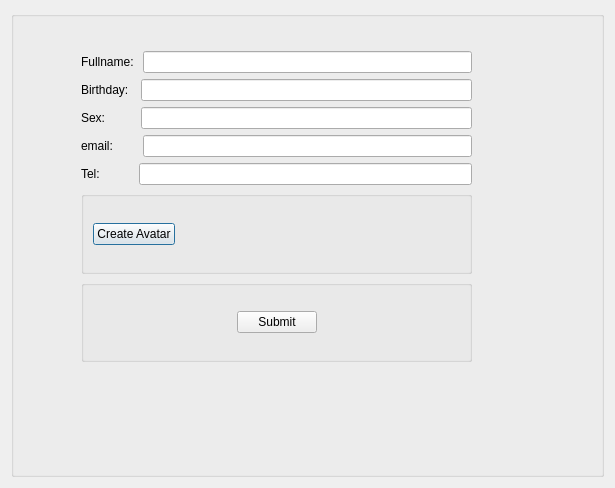
<?xml version="1.0" encoding="UTF-8"?>
<ui version="4.0">
 <class>Info</class>
 <widget class="QDialog" name="Info">
  <property name="geometry">
   <rect>
    <x>0</x>
    <y>0</y>
    <width>615</width>
    <height>488</height>
   </rect>
  </property>
  <property name="windowTitle">
   <string>Dialog</string>
  </property>
  <layout class="QGridLayout" name="gridLayout">
   <item row="0" column="0">
    <widget class="QGroupBox" name="groupBox">
     <property name="title">
      <string/>
     </property>
     <widget class="QWidget" name="layoutWidget">
      <property name="geometry">
       <rect>
        <x>70</x>
        <y>40</y>
        <width>391</width>
        <height>311</height>
       </rect>
      </property>
      <layout class="QVBoxLayout" name="verticalLayout_2">
       <item>
        <layout class="QVBoxLayout" name="verticalLayout">
         <item>
          <layout class="QHBoxLayout" name="horizontalLayout">
           <item>
            <widget class="QLabel" name="label">
             <property name="text">
              <string>Fullname: </string>
             </property>
            </widget>
           </item>
           <item>
            <widget class="QLineEdit" name="leFullname"/>
           </item>
          </layout>
         </item>
         <item>
          <layout class="QHBoxLayout" name="horizontalLayout_2">
           <item>
            <widget class="QLabel" name="label_2">
             <property name="text">
              <string>Birthday:  </string>
             </property>
            </widget>
           </item>
           <item>
            <widget class="QLineEdit" name="leBirthday"/>
           </item>
          </layout>
         </item>
         <item>
          <layout class="QHBoxLayout" name="horizontalLayout_3">
           <item>
            <widget class="QLabel" name="label_5">
             <property name="text">
              <string>Sex:         </string>
             </property>
            </widget>
           </item>
           <item>
            <widget class="QLineEdit" name="leSex"/>
           </item>
          </layout>
         </item>
         <item>
          <layout class="QHBoxLayout" name="horizontalLayout_4">
           <item>
            <widget class="QLabel" name="label_3">
             <property name="text">
              <string>email:       </string>
             </property>
            </widget>
           </item>
           <item>
            <widget class="QLineEdit" name="leEmail"/>
           </item>
          </layout>
         </item>
         <item>
          <layout class="QHBoxLayout" name="horizontalLayout_5">
           <item>
            <widget class="QLabel" name="label_4">
             <property name="text">
              <string>Tel:          </string>
             </property>
            </widget>
           </item>
           <item>
            <widget class="QLineEdit" name="leTel"/>
           </item>
          </layout>
         </item>
        </layout>
       </item>
       <item>
        <widget class="QGroupBox" name="groupBox_3">
         <property name="title">
          <string/>
         </property>
         <layout class="QGridLayout" name="gridLayout_3">
          <item row="0" column="0">
           <widget class="QPushButton" name="btnAvatar">
            <property name="text">
             <string>Create Avatar</string>
            </property>
           </widget>
          </item>
          <item row="0" column="1">
           <spacer name="horizontalSpacer_3">
            <property name="orientation">
             <enum>Qt::Horizontal</enum>
            </property>
            <property name="sizeHint" stdset="0">
             <size>
              <width>40</width>
              <height>20</height>
             </size>
            </property>
           </spacer>
          </item>
         </layout>
        </widget>
       </item>
       <item>
        <widget class="QGroupBox" name="groupBox_2">
         <property name="title">
          <string/>
         </property>
         <layout class="QGridLayout" name="gridLayout_2">
          <item row="0" column="0">
           <spacer name="horizontalSpacer">
            <property name="orientation">
             <enum>Qt::Horizontal</enum>
            </property>
            <property name="sizeHint" stdset="0">
             <size>
              <width>40</width>
              <height>20</height>
             </size>
            </property>
           </spacer>
          </item>
          <item row="0" column="1">
           <widget class="QPushButton" name="btnSubmit">
            <property name="text">
             <string>Submit</string>
            </property>
           </widget>
          </item>
          <item row="0" column="2">
           <spacer name="horizontalSpacer_2">
            <property name="orientation">
             <enum>Qt::Horizontal</enum>
            </property>
            <property name="sizeHint" stdset="0">
             <size>
              <width>40</width>
              <height>20</height>
             </size>
            </property>
           </spacer>
          </item>
         </layout>
        </widget>
       </item>
      </layout>
     </widget>
    </widget>
   </item>
  </layout>
 </widget>
 <resources/>
 <connections/>
</ui>
